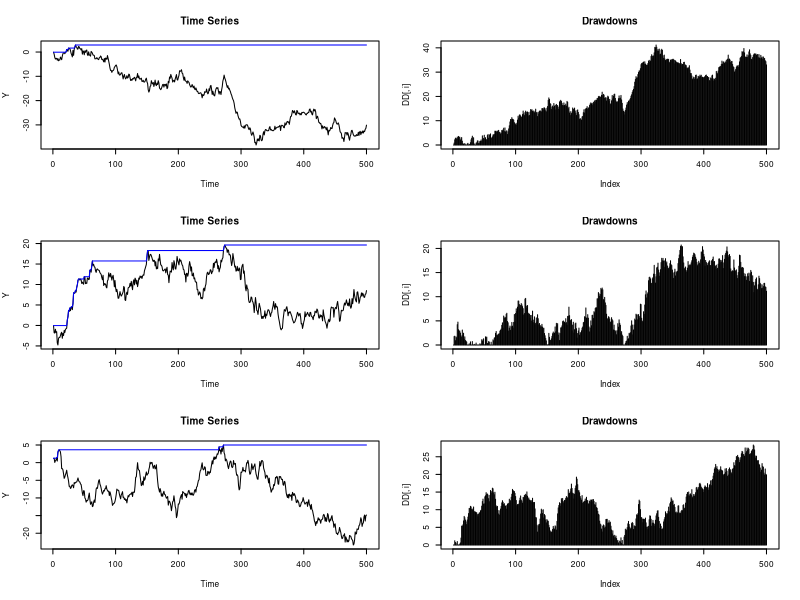

Recreate this plot in R. (Note: this script raises an error after producing the figure.)

#
# Example
#	Investigate the Maximum Drawdown of a Brownian Motion
#
# Description:
#  	In the first part of this example we show for discrete times
#
#  	We consider the "Discrete Times" (DT)
#
# 		The example shows how to compute the expectation value E[D]
#		of Drawdowns for Brownian Motion on a strand of length "horizon"
#		with given drift "mu" and variance "sigma".
#
#		1	Simulation of the Maximum Drawdown Process



#.	Density, Probability and RVS for mean Max-Drawdowns
#		2. 	Scaling Behavior of the Average Drawdown
#		3.	Compute and Plot Auxiliary function Q(x)
#		4.	Investigate Asymptotic Bheaviour of Q(x)
#		5. 	Make a table for the Q(x) Functions:

#
# Author:
#	(C) 2003, Diethelm Wuertz, GPL
#

################################################################################
# Simulation of the Maximum Drawdown Process
	
	
	# Generate Drawdons from Time Series:
	horizon = 500	# horizon of the investor, time T
	mu = 0.0		# Drift of Brownian Motion
	sigma = 1.0		# Standard Deviation of Brownian Motion	
	par(mfcol = c(3, 2), cex = 0.5)
	DD = NULL
	for (i in 1:3) {
		# Generate the log-Return Process:
		X = rnorm(n=horizon, mean=mu, sd=sigma)
		# Generate the log-Price Process:
		Y = cumsum(X)
		# Generate the Drawdown Process:
		D = cummax(Y)-Y	
		# Evaluate the Maximum Drawdown:
		h = max(D)	
		# Plot the log-Price Process:
		ts.plot(Y, main="Time Series") 
		lines(cummax(Y), col="blue") 
		DD = cbind(DD, D) }	
	###
	
	
	# Plot Drawdown Series:
	for (i in 1:3) {
		# Plot the Drawdown Process:
		plot(DD[,i], type = "h", main = "Drawdowns") }	
	###
	
	
################################################################################
#

	QN = 
	function(x) {	
	 	# Compute mu's:
	 	mu = sqrt(x) * sqrt(2/1000)
	 	# Normalized Expectation Value:
	 	Q = naxddStats(-mu, sigma = 1, horizon = 1000) * mu / 2 	
	 	# Return Value:
	 	Q }	


	QP = 
	function(x) {	
	 	# Compute mu's:
	 	mu = sqrt(x) * sqrt(2/1000)
	 	# Normalized Expectation Value:
	 	Q = naxddStats(mu, sigma = 1, horizon = 1000) * mu / 2 	
	 	# Return Value:
	 	Q }		
			
		

################################################################################
# Drawdown Distribution - No trend
	

	# Settings:
	horizon = 1000		         # horizon of the investor, time T
	samples = 5000		         # number of MC samples, N -> infinity
	xlim = c(0, 5)*sqrt(horizon) # Range of expected Drawdons
	N = 1000
	###
	
		
	# Plot Histogram of Simulated Max Drawdowns:
	h = rmaxdd(n = samples, mean = 0, sd = 1, horizon = horizon)
	hist(x = h, n = 50, probability = TRUE, xlim = xlim, 
		main = "Max. Drawdown Density")	
	###
	
	
	# Compare with True Density:
	n = 200
	x = seq(0, xlim[2], length = n)
	d = dmaxdd(x = x, sd = sigma, horizon = horizon, N = 1000)
	lines(x, d, lwd = 2, col = "steelblue4")
	###
	
		
	# Count Frequencies of Drawdowns Greater or Equal to "h":
	n = 50
	x = seq(0, xlim[2], length = n)
	g = rep(0, times = n)
	for (i in 1:n) g[i] = length (h[h>x[i]]) / samples
	plot(x, g, type ="h", xlab = "q", main = "Max. Drawdown Probability")
	###
	
		
	# Compare with True Probability "G_D(h)":
	n = 50
	x = seq(0, xlim[2], length = n)
	p = pmaxdd(q = x, sd = sigma, horizon = horizon, N = 5000)
	lines(x, p, lwd = 2, col="steelblue4") 
	###
	
	# Estimate the Sample Mean and Compare with the True Mean:
	sample.mean = mean(h)
	sample.mean
	true.mean = 2 * sqrt(pi/8) * sigma * sqrt(horizon)
	true.mean
	###
	
	
################################################################################	
	


#
#	Example - averageDrawdown:
#
#		We consider the "Continuous Time Limit" (CTL)
#
# 		The example shows how to compute the expectation value E[D]
#		of Drawdowns for Brownian Motion on a strand of length "horizon"
#		with given drift "mu" and variance "sigma".
#
#		1.	Density, Probability and RVS for mean Max-Drawdowns
#		2. 	Scaling Behavior of the Average Drawdown
#		3.	Compute and Plot Auxiliary function Q(x)
#		4.	Investigate Asymptotic Bheaviour of Q(x)
#		5. 	Make a table for the Q(x) Functions
#
#	Reference:
#		


# ------------------------------------------------------------------------------
# Plot Density and Probability Function for Zero Drift:


	# Density:
	par(mfcol = c(3, 2))
	x = seq(0, 25, length=500)
	d = dmaxdd(x, sd=1, horizon=10)
	plot(x, d, type="l", xlim=c(0,100), ylab="D", main="Density"); grid()
	lines(x*2, dmaxdd(x*2, sd=1, horizon=100), col="red")
	lines(x*4, dmaxdd(x*4, sd=1, horizon=1000), col="blue")
	lines(x*4, 0*x)
	###
	
	
	# Probability:
	x = seq(0, 25, length=500)
	p = pmaxdd(x, sd=1, horizon=10)
	plot(x, p, type="l", xlim=c(0,100), ylab="P", main="Probability"); grid()
	lines(x*2, pmaxdd(x*2, sd=1, horizon=100), col="red")
	lines(x*4, pmaxdd(x*4, sd=1, horizon=1000), col="blue")
	lines(x*4, 0*x)
	###
	
	
	# Random Variates:
	r = rmaxdd(100, mean = 0, sd = 1,horizon = 1000)
	###

		
# ------------------------------------------------------------------------------
# Show Scaling Behaviour for the Expectation Value of Drawdowns

	
	# Note, if we multiply the "horizon" by tau, and if we reduce
	# at the same time the drift by a factor 1/sqrt(tau), then
	# the drawdowns are enlarged by a factor of sqrt(tau)!
	mu.norm = seq(-1, 1, by = 0.1)
	sigma = 1
	###
	
	
	# Consider a short and long investment horizon:
	horizon = c(10, 100, 1000)
	for (i in 1:3) {
		mu = mu.norm / sqrt(horizon[i])
		h = averageDrawdown(mu = mu, sigma = 1, horizon = horizon[i])
		h.norm = h / sqrt(horizon[i])
		# Plot Expectation:
		if (i == 1) plot(mu.norm, h.norm, xlab="mu*sqrt(T)", 
			ylab = "E[h]/sqrt(T)", main = "T = 10, 100, 1000")
		if (i > 1) points(mu.norm, h.norm, pch = 2+i, col = i) }
	###
	
			
# ------------------------------------------------------------------------------
# Plot the Auxiliary Function Q(x):

	
	# Reproduce Figure 1 from Magdon-Ismael et al. [2003]
	sigma = 1; horizon = 1000
	x = seq(0, 5, by=0.01)
	plot(x, QN(x), type = "l", lwd = 2, ylab = "Q(x)", 
		main = "Comparison of Q(x)")
	grid()
	lines(x, QP(x), col="red", lwd=2)
	Q0 = sqrt(pi/8)*sqrt(2*x)
	lines(x, Q0, col = "steelblue4", lwd = 2)
	###
	
			
# ------------------------------------------------------------------------------
# Investigate the Asymptotic Behavior of the Q(x) Functions:
	

	# Reproduce Figure 2 and 3 from Magdon-Ismael et al. [2003]
	sigma = 1; horizon = 1000
	# QN - Figure 2 from Magdon-Ismael et al. [2003]
	x = seq(0, 2.5, by=0.01)
	plot(x, QN(x), type="l", lwd=2, ylab="Q(x)", 
		main="Asymptotics of Qn(x)")
	lines(x, x+0.5, col="red", lwd=2); grid()
	# QP - Figure 3 from Magdon-Ismael et al. [2003]
	x = exp(seq(-6.2, 9.5, length=100))
	plot(log(x), QP(x), type="l", lwd=2, ylab="Q(x)", 
		main="Asymptotics of Qp(x)")
	lines(log(x), log(x)/4 + 0.49088, col="steelblue4", lwd = 2)
	grid()
	###
	
	
# ------------------------------------------------------------------------------
# Make a Table for the Q Function:


	# Reproduce Table in Appendix B from Magdon-Ismael et al. [2003]
 	# For QP(xp):
 	xn = c(
 		0.0005, 0.0010, 0.0015, 0.0020, 0.0025, 0.0050, 0.0075, 0.0100, 0.0125,
 		0.0150, 0.0175, 0.0200, 0.0225, 0.0250, 0.0275, 0.0300, 0.0325, 0.0350,
 		0.0375, 0.0400, 0.0425, 0.0450, 0.0475, 0.0500, 0.0550, 0.0600, 0.0650,
 		0.0700, 0.0750, 0.0800, 0.0850, 0.0900, 0.0950, 0.1000, 0.1500, 0.2000,
 		0.2500, 0.3000, 0.3500, 0.4000, 0.5000, 1.0000, 1.5000, 2.0000, 2.5000,
 		3.0000, 3.5000, 4.0000, 4.5000, 5.0000)	
 	Qn = QN(xn)
 	# For QN(x):
 	xp = c(
 		0.0005, 0.0010, 0.0015, 0.0020, 0.0025, 0.0050, 0.0075, 0.0100, 0.0125, 
 		0.0150, 0.0175, 0.0200, 0.0225, 0.0250, 0.0275, 0.0300, 0.0325, 0.0350, 
 		0.0375, 0.0400, 0.0425, 0.0450, 0.0500, 0.0600, 0.0700, 0.0800, 0.0900, 
 		0.1000, 0.2000, 0.3000, 0.4000, 0.5000, 1.5000, 2.5000, 3.5000, 4.5000,
		10.000, 20.000, 30.000, 40.000, 50.000, 150.00, 250.00, 350.00, 450.00, 
		1000.0, 2000.0, 3000.0, 4000.0, 5000.0)
	Qp = QP(xp)
	# Print Table:
	data.frame(xp, Qp, xn, Qn)
	###
 	

# ------------------------------------------------------------------------------


#   Example - rmaxdd:
#
#		The example shows how to simulate a Brownian Motion path
#		on a strand of length "horizon" with given drift "mu" and
#		variance "sigma" and how to generate the associated Drawdown
#		process, from which we compute the Maximum Drawdon.
 

# 	Example 2:

	# Evaluate the "Time Under Water":
	TUW = diff(which (diff(cummax(cumsum(X))) != 0))
	rev(sort(TUW))

	
# ------------------------------------------------------------------------------


#	Example 3:

	# Compute averaged Maximum Drawdowns and 
	# compare with theoretical result:
	# Use the functions "rmaxdd" and "averageDrawdown" ...
	gamma = sqrt(pi/8)
	aveDD = aveDDt = NULL
	horizon = 12
	mu = seq(0.0, 0.10, length=10)
	sigma = 0.1 * 2^(1:10)/2
	aveDD = aveDDt = matrix(rep(0, time=100), 10)
	for (i in 1:length(sigma)) {
	for (j in 1:length(mu)) {
		# The simulated Values from subsamples:
		aveDD[i,j]  = mean(rmaxdd(20000, mu[i], sigma[i], horizon))
		# The theoretical Value:
		aveDDt[i,j] = averageDrawdown(mu[i], sigma[i], horizon)
		} }	
	# Plot Result:
	mean(aveDD/aveDDt)
	sqrt(var(as.vector(aveDD/aveDDt)))
	par(mfrow=c(1,1))
	perspPlot(x=1:10, y = 1:10, aveDD/aveDDt, zlim=c(0.6, 0.8))

	
	par(mfrow = c(2,2))
	plot(aveDD, aveDDt, cex = 0.1)
	plot(log(sigma), aveDD, cex=0.1, ylim=c(min(aveDD), max(aveDDt)))
	points(log(sigma), aveDDt, cex=0.1, col="red")
	log(aveDD) - log(aveDDt)

	
	
################################################################################
# Utility functions:


L.maxdd = 
function(h, mu, sigma = 1, horizon = 100) 
{	# A function implemented by Diethelm Wuertz:

	# Description:
	#	Computes the L-function for a vector of drawdowns "h"
	#	which adds up to "G_D(h)":
	
	# Arguments:
	#	h - Vector of drawdowns.
	#	mu - trend (drift) for the Brownian motion.
	#	sigma - Variance of the Brownian motion.
	#	horizon	- Horizon of the investor, the length of path.
	
	# Details:
	#	The L function is defined by equation (4) given in 
	#	M. Magdon-Ismail et al., (2000);
	#	"On the Maximum Drawdown of a Brownian Motion"
	#   Preprint available from magdon@rpi.edu
	
	# FUNCTION:
	
	# Settings:
	L = NULL
	
	# Loop over all drawdowns:
	for (i in 1:length(h)) {
		H = h[i]
		s = sign(mu-sigma^2/H)
		if (s < 0) {
			L[i] = 0 }
		if (s == 0 ) {
			L[i] = 3 * (1-exp(-0.5*mu^2*horizon/sigma^2)) / exp(1)}
		if (s > 0) {
			const = sigma^2/(mu*H)
			fun = function(x, const) {tanh(x)-const*x}
			eta = uniroot(fun, interval=c(1e-9, 1/1e-9), const=const)$root
			L[i] = 2*sigma^4*eta*sinh(eta)*exp(-mu*H/sigma^2)*(1-exp(
				-(mu^2)*horizon/(2*sigma^2)+sigma^2*eta^2*horizon/(2*H^2)))/
				(sigma^4*eta^2 - mu^2*H^2 + sigma^2*mu*H) } }
	
	# Return Value:
	L }	
	
	
# ------------------------------------------------------------------------------


L.maxdd.XMP = 
function(N = 200, mu = 0.1, sigma = 1, horizon = 1000)
{
	# Description:
	#	Example function for L.maxdd()
	
	# Arguments:
	#	N - number of Drawdowns
	#	mu - Drift
	#	sigma Standard deviation
	#	horizon - Investment Horizon

	# FUNCTION:
	
	# The central point H, where L=3/e for an infinite Horizon:
	H = sigma^2/mu

	# A Sequence of N drawdowns:
	h = (1:(5*N))*(H/N)

	# Compute and Plot L for different horizons:
	par(mfrow = c(1, 1))
	plot(x = c(0, max(h)), y = c(0,3)/exp(1), type = "n", 
		xlab = "Drawdown h", ylab = "L", main = "L - function")
	for (i in 1:3) {
		L = L.maxdd(h, mu, sigma, horizon = 10^i)
		lines(h, L, lty = 3, col = i) }
	points(H, 3/exp(1), pch = 19)
	
	# Return Value:
	list(N = N, mu = mu, sigma = sigma, horizon = horizon, H = H, h = h)
}


# ******************************************************************************


theta.roots = 
function(n, h, mu, sigma = 1, eps = 1e-9) 
{	# A function implemented by Diethelm Wuertz

	# Description:
	#	Calculates the Positive Roots: "tan(x) - c*x"
	#	for arbitrary trend constant c = sigma^2 / (mu*h)

	# Details:
	#	The eigenvalue condition is defined by equation (4) given in 
	#	M. Magdon-Ismail et al., (2000);
	#	"On the Maximum Drawdown of a Brownian Motion"
	#   Preprint available from magdon@rpi.edu
	
	# FUNCTION:
	
	# Trendless:
	if (mu == 0) return( theta = (2*(1:n)-1)*pi/2 )
	
	# With Trend:
	const = sigma^2/(mu*h)
	fun = function(x, const) {tan(x) - const*x}
	lower = upper = theta = rep(0, times=n)
	for (i in 1:n) {
		upper[i] = (2*i-1)*pi/2 + (1-sign(mu))*pi/4
		lower[i] = upper[i]-pi/2
		interval = c(lower[i]+eps, upper[i]-eps)
		theta[i] = uniroot(fun, interval, const = const)$root }
	
	# Return Value:
	theta 
}
			

# ------------------------------------------------------------------------------


theta.roots.XMP = 
function(n = 5, h = 1, mu = 0.1, sigma = 1, eps = 1e-9) 
{
	# Description:
	#	Example function for theta.roots()
	
	# FUNCTION:
	
	# Plot Root Graph:	
	const = sigma^2/(mu*h)
	x = seq(0, 1.01*(2*n-1)*pi/2, by=1.01*(2*n-1)*pi/2/5000 )
	y = tan(x)
	ylin = const*x
	plot(x, y, ylim = c(-150, 150), type = "n", 
		main = "Positive Roots: tan(x)-cx")
	lines(x, y, lty=3)
	lines(x, ylin, col = "red")
	lines(x, -ylin, col = "blue")
	lines(x, ylin*0)

	# Compute Roots:
	zeros = (2*(1:n)-1)*pi/2
	x.pos = theta.roots(n, h, mu, sigma)		
	x.neg = theta.roots(n, h, -mu, sigma)	
	x.zero = theta.roots(n, h, 0)	
	cbind(x.pos, x.zero, x.neg)
	
	# Add Zeros to Plot:
	points(x.pos, const*x.pos, pch = 19)
	points(x.zero, 0*x.zero)
	points(x.neg, -const*x.neg, pch = 19)
}	
	
	
################################################################################
# Brownian motion with drift:

